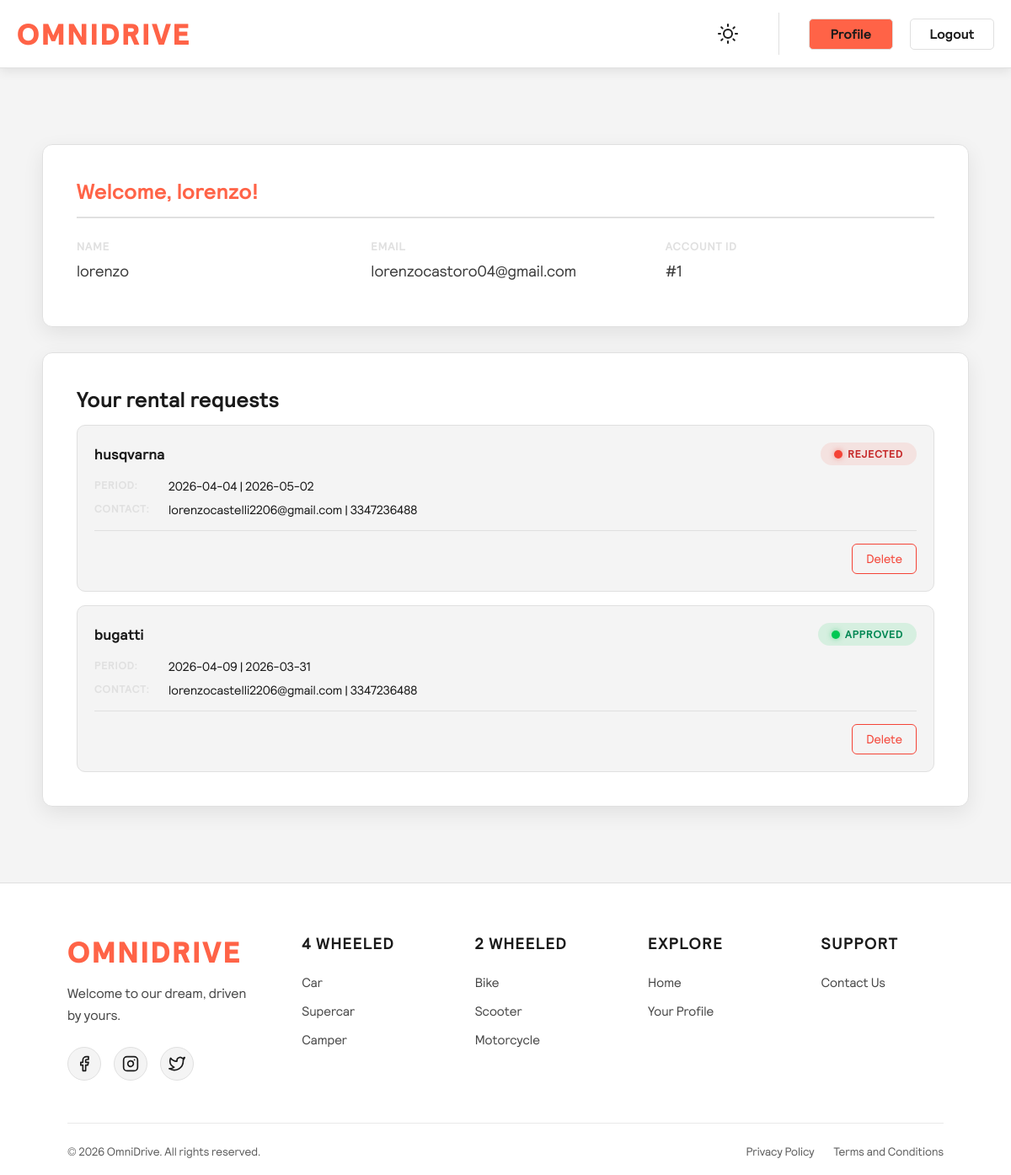
The page /profile (signed in) on the database as committed earlier.
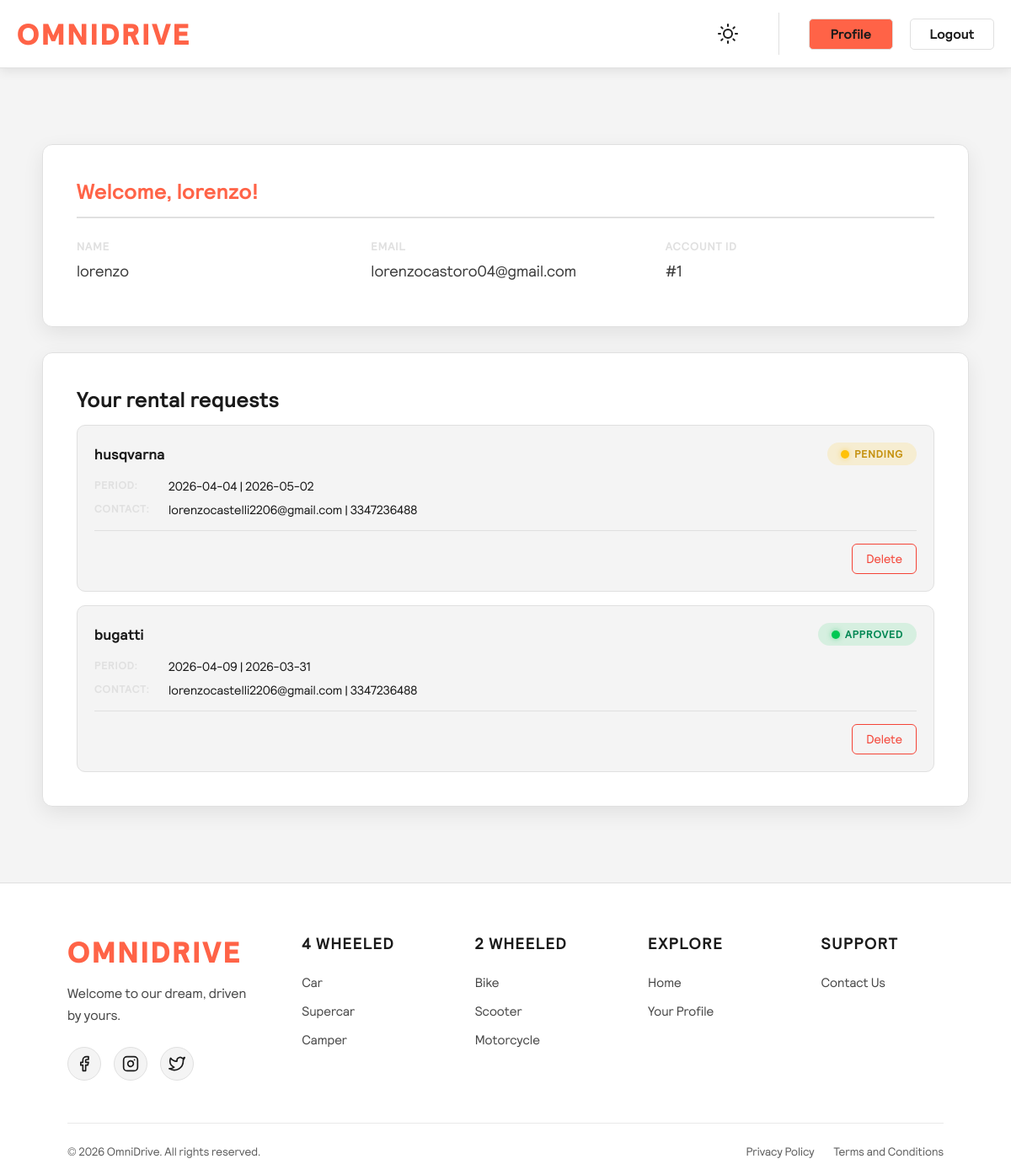
The same page on the database as committed later.
### tables this page shows
CREATE TABLE users (
                   id INTEGER PRIMARY KEY AUTOINCREMENT,
                   name TEXT NOT NULL,
                   email TEXT NOT NULL UNIQUE,
                   password TEXT NOT NULL
            );

CREATE TABLE rental_requests (
                   id INTEGER PRIMARY KEY AUTOINCREMENT,
                   user_id INTEGER NOT NULL,
                   user_name TEXT NOT NULL,
                   user_email TEXT NOT NULL,
                   user_phone TEXT NOT NULL,
                   vehicle_type TEXT NOT NULL,
                   vehicle_id INTEGER NOT NULL,
                   vehicle_brand TEXT NOT NULL,
                   start_date TEXT NOT NULL,
                   end_date TEXT NOT NULL,
                   message TEXT,
                   status TEXT NOT NULL
            );

### app.py (the view)
@app.route('/profile')
def profile():
    if not session.get('user_id'):
        flash("You have to login first!", 'error')
        return redirect(url_for('login'))
    with db_connect() as db:
        requests = db.execute(
            'SELECT * FROM rental_requests WHERE user_id = ? ORDER BY id DESC', (session['user_id'],)
        ).fetchall()
    with db_connect() as db:
        user_data = db.execute(
            'SELECT id, name, email FROM users WHERE id = ? ', (session['user_id'],)
        ).fetchone()
        user_email = dict(user_data)['email'] if user_data else "Email not found"
    return render_template("profile.html", requests=requests, user_email = user_email)

### app.py (called while the page is built)
def db_connect():
    conn = sqlite3.connect(DB_USERS_PATH)
    conn.row_factory = sqlite3.Row
    return conn

### templates/profile.html (shortened to what this page needs)
{% extends "base.html" %}
{% block extra_css %}
    <link rel="stylesheet"
          href="{{ url_for('static', filename='css/profile.css') }}">
{% endblock extra_css %}
{% block content %}
    <div class=" mega-box">
        <div class="profile-box">
            <h2 class="profile-title">Welcome, {{ session.user_name }}!</h2>
            <div class="user-info-grid">
                <div class="info-group">
                    <span class="info-label">Name</span>
                    <span class="info-value">{{ session.user_name }}</span>
                </div>
                <div class="info-group">
                    <span class="info-label">Email</span>
                    <span class="info-value">{{ user_email | default("your.email@example.com") }}</span>
                </div>
                <div class="info-group">
                    <span class="info-label">Account ID</span>
                    <span class="info-value">#{{ session.user_id }}</span>
                </div>
            </div>
        </div>
        <div class="profile-box">
            <h2>Your rental requests</h2>
            {% if requests %}
                <div class="requests-list">
                    {% for req in requests %}
                        <div class="request-card">
                            <div class="request-header">
                                <div class="request-title">
                                    <span class="vehicle-type-badge">{{ req['vehicle_brand'] }}</span>
                                </div>
                                <div class="status-badge status-{{ req['status'] }}">
                                    <span class="status-dot"></span>
                                    {{ req['status']|title }}
                                </div>
                            </div>
                            <div class="request-details">
                                <div class="detail-row">
                                    <span class="detail-label">Period:</span>
                                    <span class="detail-value">{{ req['start_date'] }} | {{ req['end_date'] }}</span>
                                </div>
                                <div class="detail-row">
                                    <span class="detail-label">Contact:</span>
                                    <span class="detail-value">{{ req['user_email'] }} | {{ req['user_phone'] }}</span>
                                </div>
                            </div>
                            <div class="request-actions">
                                <form method="POST" action="{{ url_for('remove_request') }}">
                                    <button type="submit" class="btn-delete-text">Delete</button>
                                </form>
                            </div>
                        </div>
                    {% endfor %}
                </div>
            {% else %}
                <p class="empty-state">No rental requests sent yet.</p>
            {% endif %}
        </div>
    </div>
{% endblock content %}

### templates/base.html (shortened to what this page needs)
<!DOCTYPE html>
<html lang="en">
    <head>
        <link rel="stylesheet"
              href="{{ url_for('static', filename='css/style.css') }}"
              type="text/css">
        <link rel="stylesheet"
              href="{{ url_for('static', filename='css/header.css') }}"
              type="text/css">
        <link rel="stylesheet"
              href="{{ url_for('static', filename='css/footer.css') }}"
              type="text/css">
        <link rel="stylesheet"
              href="{{ url_for('static', filename='css/flash.css') }}"
              type="text/css">
        <link rel="stylesheet"
              href="{{ url_for('static', filename='css/form.css') }}"
              type="text/css">
        <link rel="stylesheet"
              href="{{ url_for('static', filename='css/checkbox.css') }}"
              type="text/css">
        {% block extra_css %}
        {% endblock extra_css %}
    </head>
    <body>
        <header>
            <div class= "header-container">
                <div class= "left-header">
                    <a href="{{ url_for('index') }}" style="text-decoration: none;">
                        <div class="logo">OmniDrive</div>
                    </a>
                </div>
                <div>
                    <nav>
                        <button id="theme-toggle" class="btn-theme">
                        </button>
                        {% if session.user_id %}
                            <a href="{{ url_for('profile') }}" class="btn b-profile">Profile</a>
                            <a href="{{ url_for('logout') }}" class="btn b-login">Logout</a>
                        {% endif %}
                    </nav>
                </div>
            </div>
        </header>
        <main class="main-content">
            {% block content %}
            {% endblock content %}
        </main>
        <footer>
            <div class="footer-division">
                <div class="footer-columns brand-column">
                    <a href="{{ url_for('index') }}" style="text-decoration: none;">
                        <div class="logo">OmniDrive</div>
                    </a>
                    <p class="footer-tagline">Welcome to our dream, driven by yours.</p>
                    <div class="social-links">
                        <a href="{{ url_for('social_redirect') }}" aria-label="Facebook">
                            <svg viewBox="0 0 24 24"
                                 fill="none"
                                 stroke="currentColor"
                                 stroke-width="2"
                                 stroke-linecap="round"
                                 stroke-linejoin="round">
                                <path d="M18 2h-3a5 5 0 0 0-5 5v3H7v4h3v8h4v-8h3l1-4h-4V7a1 1 0 0 1 1-1h3z"></path>
                            </svg>
                        </a>
                        <a href="{{ url_for('social_redirect') }}" aria-label="Instagram">
                            <svg viewBox="0 0 24 24"
                                 fill="none"
                                 stroke="currentColor"
                                 stroke-width="2"
                                 stroke-linecap="round"
                                 stroke-linejoin="round">
                                <rect x="2" y="2" width="20" height="20" rx="5" ry="5"></rect>
                                <path d="M16 11.37A4 4 0 1 1 12.63 8 4 4 0 0 1 16 11.37z"></path>
                                <line x1="17.5" y1="6.5" x2="17.51" y2="6.5"></line>
                            </svg>
                        </a>
                        <a href="{{ url_for('social_redirect') }}" aria-label="Twitter">
                            <svg viewBox="0 0 24 24"
                                 fill="none"
                                 stroke="currentColor"
                                 stroke-width="2"
                                 stroke-linecap="round"
                                 stroke-linejoin="round">
                                <path d="M23 3a10.9 10.9 0 0 1-3.14 1.53 4.48 4.48 0 0 0-7.86 3v1A10.66 10.66 0 0 1 3 4s-4 9 5 13a11.64 11.64 0 0 1-7 2c9 5 20 0 20-11.5a4.5 4.5 0 0 0-.08-.83A7.72 7.72 0 0 0 23 3z">
                                </path>
                            </svg>
                        </a>
                    </div>
                </div>
                <div class="footer-columns">
                    <h1>4 Wheeled</h1>
                    <ul>
                        <li>
                            <a href="{{ url_for('search', type='car') }}">Car</a>
                        </li>
                        <li>
                            <a href="{{ url_for('search', type='supercar') }}">Supercar</a>
                        </li>
                        <li>
                            <a href="{{ url_for('search', type='camper') }}">Camper</a>
                        </li>
                    </ul>
                </div>
                <div class="footer-columns">
                    <h1>2 Wheeled</h1>
                    <ul>
                        <li>
                            <a href="{{ url_for('search', type='bike') }}">Bike</a>
                        </li>
                        <li>
                            <a href="{{ url_for('search', type='scooter') }}">Scooter</a>
                        </li>
                        <li>
                            <a href="{{ url_for('search', type='motorcycle') }}">Motorcycle</a>
                        </li>
                    </ul>
                </div>
                <div class="footer-columns">
                    <h1>Explore</h1>
                    <ul>
                        <li>
                            <a href="{{ url_for('index') }}">Home</a>
                        </li>
                        <li>
                            <a href="{{ url_for('profile') }}">Your Profile</a>
                        </li>
                    </ul>
                </div>
                <div class="footer-columns">
                    <h1>Support</h1>
                    <ul>
                        <li>
                            <a href="{{ url_for('contact') }}">Contact Us</a>
                        </li>
                    </ul>
                </div>
            </div>
            <div class="footer-bottom">
                <div class="copyright">&copy; 2026 OmniDrive. All rights reserved.</div>
                <div class="footer-links">
                    <a href="{{ url_for('privacy_policy') }}">Privacy Policy</a>
                    <a href="{{ url_for('terms_conditions') }}">Terms and Conditions</a>
                </div>
            </div>
        </footer>
    </body>
</html>

### static/css/style.css (style rules this page uses)
* { margin: 0; padding: 0; box-sizing: border-box; font-family: 'OmniSans', Arial, sans-serif; }
.main-content { flex: 1; }
:root { --background-page: #f4f4f4; --background-div: #ffffff; --background-header: #ffffff; --background-footer: #ffffff; --font-color: #1a1a1a; --logo-color: #FF6347; --border-color: #e0e0e0; --icon-color: #1a1a1a; --success-color: #00c853; --error-color: #f44336; --shadow-color: rgba(0, 0, 0, 0.08); }
body { background-color: var(--background-page); color: var(--font-color); transition: background-color 1s ease, color 1s ease; display: flex; flex-direction: column; min-height: 100vh; margin: 0; overflow-y: scroll; overflow-x: hidden; font-family: 'OmniSans', sans-serif; }
a { transition: background-color 1s ease, color 1s ease; }
button { transition: background-color 1s ease, color 1s ease; }
form { transition: background-color 1s ease, color 1s ease; }
.logo { font-family: 'OmniSans', Arial, sans-serif; text-transform: uppercase; font-weight: 900; letter-spacing: 2px; font-size: 2.2rem; color: var(--logo-color); text-decoration: none; display: flex; align-items: center; }

### static/css/header.css (style rules this page uses)
header { background: var(--background-header); padding: 15px 20px; border-bottom: 1px solid var(--border-color); box-shadow: 0 4px 12px var(--shadow-color); transition: background-color 1s ease, color 1s ease, box-shadow 1s ease; position: relative; z-index: 10; }
.header-container { display: flex; justify-content: space-between; align-items: center; max-width: 1600px; margin: auto; }
.left-header { display: flex; align-items: center; gap: 10px; }
nav { display: flex; align-items: center; gap: 20px; }
nav a { color: var(--font-color); text-decoration: none; }
.btn-theme { background-color: var(--background-div); border: none; border-radius: 50%; width: 50px; height: 50px; cursor: pointer; display: flex; align-items: center; justify-content: center; }
.btn-theme svg { width: 24px; height: 24px; color: var(--icon-color); transition: color 0.4s ease; }
.btn { padding: 8px 15px; border-radius: 5px; font-weight: bold; text-decoration: none; display: inline-block; text-align: center; min-width: 100px; }
.b-login { background: var(--background-div); color: var(--font-color); border: 1px solid var(--border-color); transition: background 0.4s; }
.b-profile { background: var(--logo-color); color: var(--font-color); border: 1px solid var(--border-color); transition: background 0.4s; }

### static/css/footer.css (style rules this page uses)
footer { background-color: var(--background-footer); color: var(--font-color); padding: 60px 80px 20px; font-family: 'OmniSans', sans-serif; transition: background-color 1s ease, color 1s ease; border-top: 1px solid var(--border-color); margin-top: auto; }
.footer-division { display: grid; grid-template-columns: 1.5fr 1fr 1fr 1fr 1fr; gap: 60px; margin-bottom: 50px; }
.footer-columns h1 { font-size: 1.2rem; color: var(--font-color); margin-bottom: 25px; font-weight: 700; text-transform: uppercase; letter-spacing: 1px; }
.brand-column .logo { margin-bottom: 15px; }
.footer-tagline { line-height: 1.6; color: var(--font-color); opacity: 0.8; margin-bottom: 25px; max-width: 300px; }
.social-links { display: flex; gap: 15px; }
.social-links a { display: flex; align-items: center; justify-content: center; width: 40px; height: 40px; border-radius: 50%; background-color: var(--background-page); color: var(--font-color); border: 1px solid var(--border-color); transition: all 0.3s ease; }
.social-links a svg { width: 20px; height: 20px; }
.footer-columns ul { list-style: none; padding: 0; }
.footer-columns ul li { margin-bottom: 15px; }
.footer-columns ul li a { color: var(--font-color); opacity: 0.8; text-decoration: none; transition: all 0.3s; font-size: 0.95rem; }
.footer-bottom { display: flex; justify-content: space-between; align-items: center; border-top: 1px solid var(--border-color); padding-top: 25px; font-size: 0.85rem; color: var(--font-color); opacity: 0.7; }
.footer-links a { margin-left: 20px; color: inherit; text-decoration: none; transition: color 0.3s; }

### static/css/form.css (style rules this page uses)
.main-content { flex: 1; display: flex; justify-content: center; align-items: flex-start; padding: 60px 20px; }

Rows that differ between the two databases and show on the page:
changed rental_requests "husqvarna": status "REJECTED" → "PENDING"
